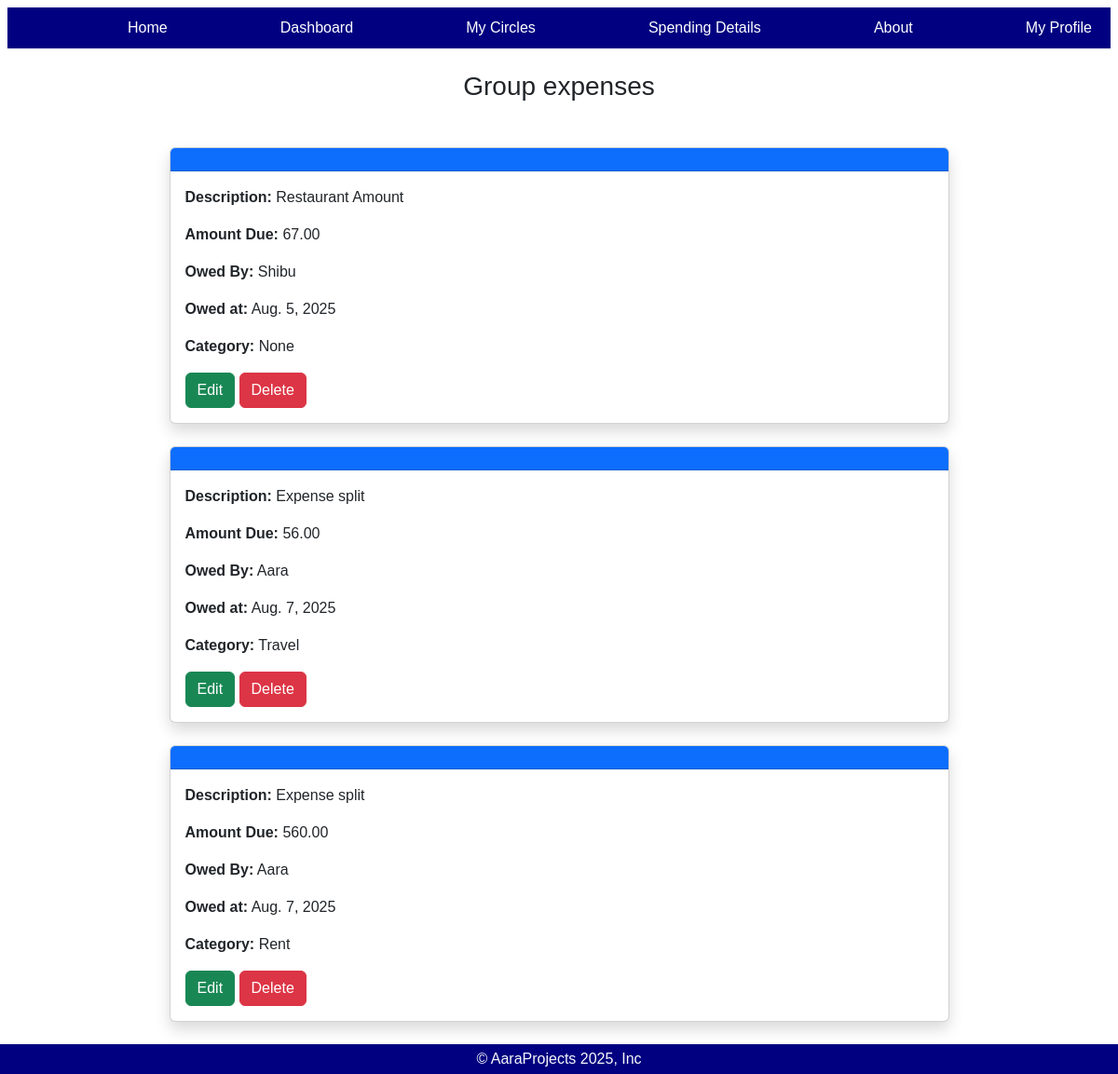
/MyExpense/3/add/ (signed in), run on the app's committed database.
### myapp/models.py (models this page shows, shortened)
class Expense(models.Model):
    description=models.CharField(max_length=100)
    user=models.ForeignKey(settings.AUTH_USER_MODEL,on_delete=models.CASCADE)
    amount=models.DecimalField(max_digits=10,decimal_places=2)
    date=models.DateField()
    circle=models.ForeignKey(MyCircle,on_delete=models.CASCADE)
    category=models.ForeignKey(Category,on_delete=models.SET_NULL,null=True)

class CustomUser(AbstractUser):
    email = models.EmailField(unique=True)
    phone=models.CharField(max_length=15)
    address=models.TextField(blank=True)
    USERNAME_FIELD = 'email'
    REQUIRED_FIELDS = ['username']
    def __str__(self):
        return self.username

class Category(models.Model):
    name = models.CharField(max_length=50)
    def __str__(self):
        return self.name

### myapp/views.py (the view)
# urls.py: path('MyExpense/<int:circle_id>/add/',views.my_expense,name='my_expense'),
@login_required
def my_expense(request, circle_id):
    circle = get_object_or_404(MyCircle, id=circle_id)
    expenses = Expense.objects.filter(circle=circle)  #Only show expenses for this circle id
    return render(request, 'my_expense.html', {'circle': circle, 'expenses': expenses})

### myapp/templates/my_expense.html (shortened to what this page needs)
{% extends 'base.html' %}
{% load static %}
{% block content %}
<div class="container mt-3">
    <h3 class="mb-5 text-center">Group expenses</h3>
    {% for exp in expenses %}
    <div class="d-flex justify-content-center">
        <div class="card shadow mb-4 w-75">
            <div class="card-header bg-primary">
            </div>
            <div class="card-body">
                <p><strong>Description:</strong> {{ exp.description }}</p>
                <p><strong>Amount Due:</strong> {{exp.amount}}</p>
                <p><strong>Owed By:</strong> {{ exp.user }}</p>
                <p><strong>Owed at:</strong> {{exp.date}}</p>
                <p><strong>Category:</strong> {{exp.category}}</p>
                <a href="{% url 'edit_expense' exp.id %}"><button class="btn btn-success">Edit</button></a>
                <a href="{% url 'delete_expense' exp.id %}" class="btn btn-danger">Delete</a>
            </div>
        </div>
    </div>
    {% empty %}
        <p>No circles created yet.</p>
    {% endfor %}
</div>
{% endblock %}

### myapp/static/home.css (style rules this page uses)
* { font-family:'Franklin Gothic Medium', 'Arial Narrow', Arial, sans-serif; }
html,body { height:100%, margin:0 }

### myapp/templates/base.html (style rules this page uses)
html, body { height: 100%; margin: 0; padding: 0; }
body { display: flex; flex-direction: column; min-height: 100vh; }

### data on the page
Expense: description "Restaurant Amount", amount "67.00", user "Shibu", date "Aug. 5, 2025", category "None"
Expense: description "Expense split", amount "56.00", user "Aara", date "Aug. 7, 2025", category "Travel"
Expense: description "Expense split", amount "560.00", user "Aara", date "Aug. 7, 2025", category "Rent"
